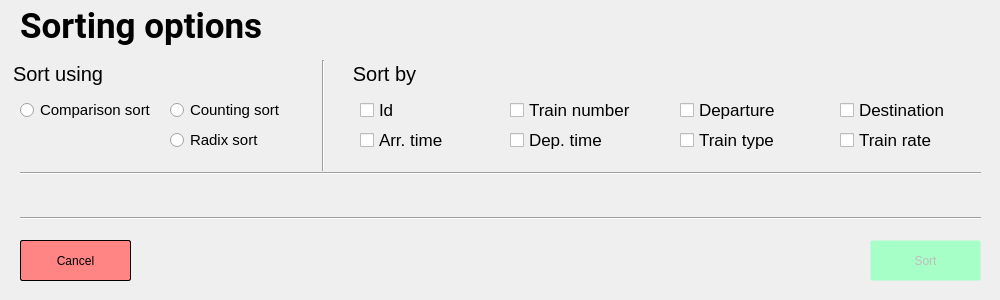
<?xml version="1.0" encoding="UTF-8"?>
<ui version="4.0">
 <class>sortoptionswindow</class>
 <widget class="QDialog" name="sortoptionswindow">
  <property name="enabled">
   <bool>true</bool>
  </property>
  <property name="geometry">
   <rect>
    <x>0</x>
    <y>0</y>
    <width>1000</width>
    <height>300</height>
   </rect>
  </property>
  <property name="windowTitle">
   <string>Dialog</string>
  </property>
  <widget class="QPushButton" name="applySortButton">
   <property name="enabled">
    <bool>false</bool>
   </property>
   <property name="geometry">
    <rect>
     <x>870</x>
     <y>240</y>
     <width>111</width>
     <height>41</height>
    </rect>
   </property>
   <property name="styleSheet">
    <string notr="true">QPushButton {
     background-color: #85ffb2; border: 1px solid black;
     border-radius: 2px;
}



QPushButton:pressed {  
     background-color: #85ffc2; border: 1px solid black;
}

QPushButton:flat {
    border: none; /* no border for a flat push button */
}

QPushButton:disabled {
    border-color: transparent;
	background-color: #a6ffc7;
}

QPushButton:default {
    border-color: navy; /* make the default button prominent */
}</string>
   </property>
   <property name="text">
    <string>Sort</string>
   </property>
   <property name="autoDefault">
    <bool>false</bool>
   </property>
  </widget>
  <widget class="QPushButton" name="cancelButton">
   <property name="geometry">
    <rect>
     <x>20</x>
     <y>240</y>
     <width>111</width>
     <height>41</height>
    </rect>
   </property>
   <property name="autoFillBackground">
    <bool>false</bool>
   </property>
   <property name="styleSheet">
    <string notr="true">QPushButton {
     background-color: #ff8585; border: 1px solid black;
     border-radius: 2px;
}</string>
   </property>
   <property name="text">
    <string>Cancel</string>
   </property>
   <property name="autoDefault">
    <bool>false</bool>
   </property>
  </widget>
  <widget class="QLabel" name="pageName">
   <property name="enabled">
    <bool>true</bool>
   </property>
   <property name="geometry">
    <rect>
     <x>20</x>
     <y>0</y>
     <width>271</width>
     <height>51</height>
    </rect>
   </property>
   <property name="styleSheet">
    <string notr="true">color: Black;
font-weight: 600;
font-size: 35px;
font-family: Roboto;</string>
   </property>
   <property name="text">
    <string>Sorting options</string>
   </property>
  </widget>
  <widget class="QGroupBox" name="groupBox">
   <property name="geometry">
    <rect>
     <x>10</x>
     <y>60</y>
     <width>301</width>
     <height>91</height>
    </rect>
   </property>
   <property name="styleSheet">
    <string notr="true">QGroupBox{
	font-size: 20px;
border:none;
}</string>
   </property>
   <property name="title">
    <string>Sort using</string>
   </property>
   <widget class="QRadioButton" name="comparisonRadio">
    <property name="geometry">
     <rect>
      <x>10</x>
      <y>40</y>
      <width>131</width>
      <height>20</height>
     </rect>
    </property>
    <property name="styleSheet">
     <string notr="true">font-size: 15px;</string>
    </property>
    <property name="text">
     <string>Comparison sort</string>
    </property>
   </widget>
   <widget class="QRadioButton" name="countingRadio">
    <property name="geometry">
     <rect>
      <x>160</x>
      <y>40</y>
      <width>121</width>
      <height>20</height>
     </rect>
    </property>
    <property name="styleSheet">
     <string notr="true">font-size: 15px;</string>
    </property>
    <property name="text">
     <string>Counting sort</string>
    </property>
   </widget>
   <widget class="QRadioButton" name="radixRadio">
    <property name="geometry">
     <rect>
      <x>160</x>
      <y>70</y>
      <width>101</width>
      <height>20</height>
     </rect>
    </property>
    <property name="styleSheet">
     <string notr="true">font-size: 15px;</string>
    </property>
    <property name="text">
     <string>Radix sort</string>
    </property>
   </widget>
  </widget>
  <widget class="QGroupBox" name="groupBox_2">
   <property name="geometry">
    <rect>
     <x>350</x>
     <y>60</y>
     <width>621</width>
     <height>91</height>
    </rect>
   </property>
   <property name="styleSheet">
    <string notr="true">QGroupBox {
	font-size: 20px;
border: none;
}</string>
   </property>
   <property name="title">
    <string>Sort by</string>
   </property>
   <widget class="QCheckBox" name="idCheckBox">
    <property name="geometry">
     <rect>
      <x>10</x>
      <y>40</y>
      <width>41</width>
      <height>20</height>
     </rect>
    </property>
    <property name="styleSheet">
     <string notr="true">font-size: 17px;</string>
    </property>
    <property name="text">
     <string>Id</string>
    </property>
   </widget>
   <widget class="QCheckBox" name="numberCheckBox">
    <property name="geometry">
     <rect>
      <x>160</x>
      <y>40</y>
      <width>131</width>
      <height>20</height>
     </rect>
    </property>
    <property name="styleSheet">
     <string notr="true">font-size: 17px;</string>
    </property>
    <property name="text">
     <string>Train number</string>
    </property>
   </widget>
   <widget class="QCheckBox" name="fromCheckBox">
    <property name="geometry">
     <rect>
      <x>330</x>
      <y>40</y>
      <width>121</width>
      <height>20</height>
     </rect>
    </property>
    <property name="styleSheet">
     <string notr="true">font-size: 17px;</string>
    </property>
    <property name="text">
     <string>Departure</string>
    </property>
   </widget>
   <widget class="QCheckBox" name="toCheckBox">
    <property name="geometry">
     <rect>
      <x>490</x>
      <y>40</y>
      <width>111</width>
      <height>20</height>
     </rect>
    </property>
    <property name="styleSheet">
     <string notr="true">font-size: 17px;</string>
    </property>
    <property name="text">
     <string>Destination</string>
    </property>
   </widget>
   <widget class="QCheckBox" name="arrTimeCheckBox">
    <property name="geometry">
     <rect>
      <x>10</x>
      <y>70</y>
      <width>101</width>
      <height>20</height>
     </rect>
    </property>
    <property name="styleSheet">
     <string notr="true">font-size: 17px;</string>
    </property>
    <property name="text">
     <string>Arr. time</string>
    </property>
   </widget>
   <widget class="QCheckBox" name="depTimeCheckBox">
    <property name="geometry">
     <rect>
      <x>160</x>
      <y>70</y>
      <width>101</width>
      <height>20</height>
     </rect>
    </property>
    <property name="styleSheet">
     <string notr="true">font-size: 17px;</string>
    </property>
    <property name="text">
     <string>Dep. time</string>
    </property>
   </widget>
   <widget class="QCheckBox" name="typeCheckBox">
    <property name="geometry">
     <rect>
      <x>330</x>
      <y>70</y>
      <width>111</width>
      <height>20</height>
     </rect>
    </property>
    <property name="styleSheet">
     <string notr="true">font-size: 17px;</string>
    </property>
    <property name="text">
     <string>Train type</string>
    </property>
   </widget>
   <widget class="QCheckBox" name="rateCheckBox">
    <property name="geometry">
     <rect>
      <x>490</x>
      <y>70</y>
      <width>121</width>
      <height>20</height>
     </rect>
    </property>
    <property name="styleSheet">
     <string notr="true">font-size: 17px;</string>
    </property>
    <property name="text">
     <string>Train rate</string>
    </property>
   </widget>
  </widget>
  <widget class="QLabel" name="sortTypeLabel">
   <property name="geometry">
    <rect>
     <x>20</x>
     <y>180</y>
     <width>161</width>
     <height>31</height>
    </rect>
   </property>
   <property name="styleSheet">
    <string notr="true">font-size: 19px;</string>
   </property>
   <property name="text">
    <string/>
   </property>
  </widget>
  <widget class="QLabel" name="sortSequenceLabel">
   <property name="geometry">
    <rect>
     <x>170</x>
     <y>180</y>
     <width>811</width>
     <height>31</height>
    </rect>
   </property>
   <property name="styleSheet">
    <string notr="true">font-size: 19px;
color: #4a4a4a;</string>
   </property>
   <property name="text">
    <string/>
   </property>
  </widget>
  <widget class="Line" name="line">
   <property name="geometry">
    <rect>
     <x>315</x>
     <y>60</y>
     <width>16</width>
     <height>111</height>
    </rect>
   </property>
   <property name="orientation">
    <enum>Qt::Vertical</enum>
   </property>
  </widget>
  <widget class="Line" name="line_2">
   <property name="geometry">
    <rect>
     <x>20</x>
     <y>165</y>
     <width>961</width>
     <height>16</height>
    </rect>
   </property>
   <property name="orientation">
    <enum>Qt::Horizontal</enum>
   </property>
  </widget>
  <widget class="Line" name="line_3">
   <property name="geometry">
    <rect>
     <x>20</x>
     <y>210</y>
     <width>961</width>
     <height>16</height>
    </rect>
   </property>
   <property name="orientation">
    <enum>Qt::Horizontal</enum>
   </property>
  </widget>
 </widget>
 <resources/>
 <connections/>
</ui>
